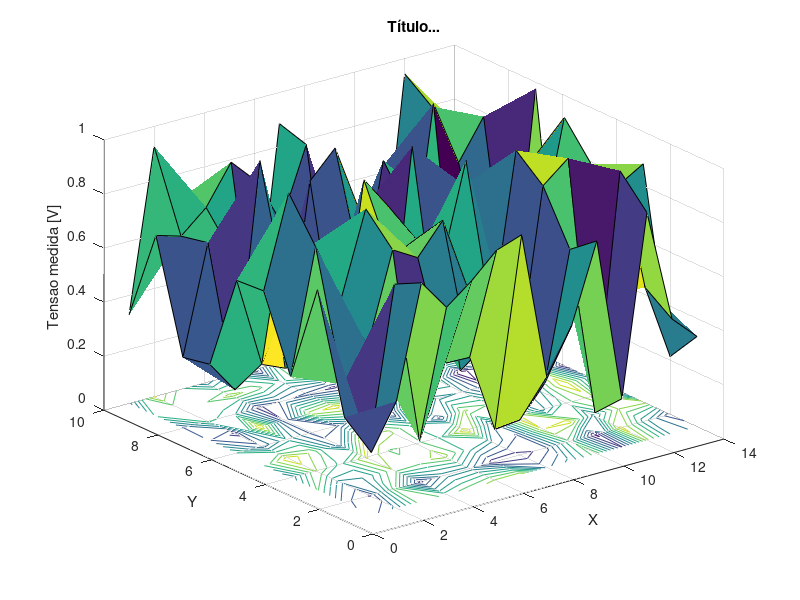
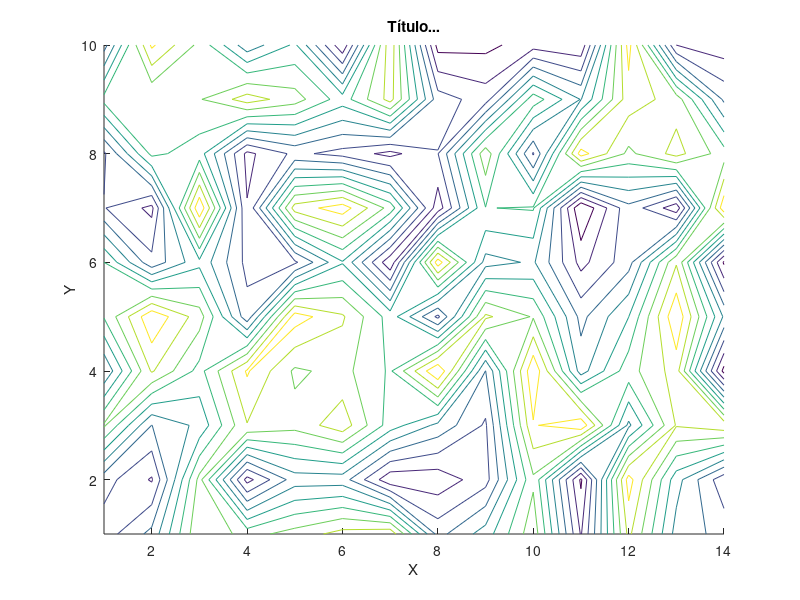
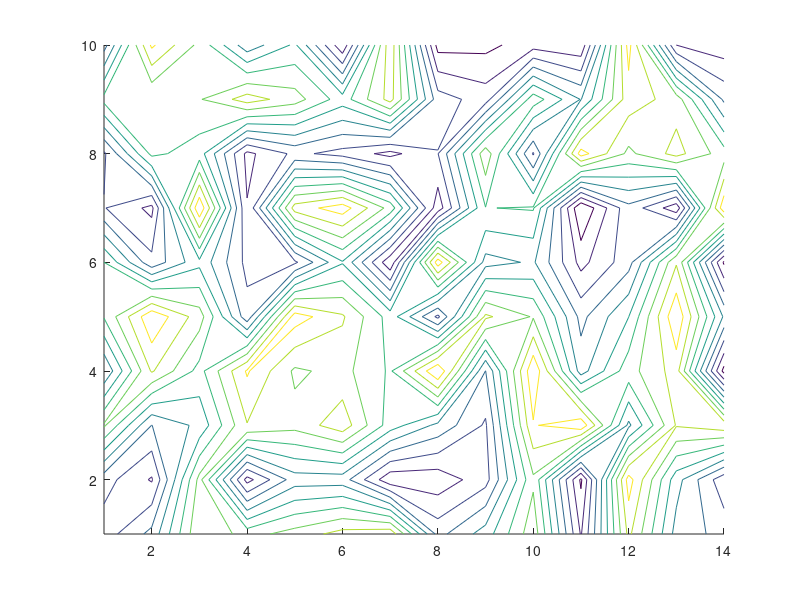

The MATLAB source for these figures, in order: (Note: this script raises an error after producing the figures.)
%--------------------------------------------------------------------------
% Este programa ...
% (Adicionar comentários sobre o que o programa faz.)
%-------------------------------------------------------------------------- 

clc;
close all;
clear;

%-------------------------------------------------------------------------- 
% Entrada de dados
%-------------------------------------------------------------------------- 

%Matriz com os potenciais elétricos medidos em cada ponto:
% P = [...];
%-------------------------------------------------------------------------- 

%-------------------------------------------------------------------------- 
% (Adicionar comentários sobre o que cada trecho do programa faz.)
%-------------------------------------------------------------------------- 
num_linhas = 10;
num_colunas = 14;
P = rand(num_linhas, num_colunas);
[X,Y] = meshgrid(1:num_colunas, 1:num_linhas); % [X,Y] Matriz das posicoes (eixos 'x' e 'y')

%[X,Y] = meshgrid(xgv,ygv) replicates the grid vectors xgv and ygv to
%produce a full grid. This grid is represented by the output coordinate
%arrays X and Y.
%The sizes of the output arrays are determined by the length of the
%grid vectors. For grid vectors xgv and ygv of length M and N respectively,
%X and Y will have N rows and M columns.
%-------------------------------------------------------------------------- 

%-------------------------------------------------------------------------- 
% Plota os resultados de potencial medidos
%--------------------------------------------------------------------------
surfc(X,Y,P); % Plota a superficie 3D ja com curvas de nivel

% surfc(X,Y,Z) uses Z for the color data and surface height. X and Y are
% vectors or matrices defining the x and y components of a surface.
% If X and Y are vectors, length(X) = n and length(Y) = m,
% where [m,n] = size(Z).
% In this case, the vertices of the surface faces are (X(j),
% Y(i), Z(i,j)) triples. To create X and Y matrices for arbitrary
% domains, use the meshgrid function.

xlabel('X');
ylabel('Y');
zlabel('Tensao medida [V]');
title('Título...');
%--------------------------------------------------------------------------

%-------------------------------------------------------------------------- 
% Prepara janela e plota as linhas equipotenciais
%--------------------------------------------------------------------------
figure                   % abre uma janela de figura
hold on                  % mantem a janela aberta para plotar
contour(X,Y,P); %Plota as curvas de nivel no intervalo em [v];

% A contour plot displays isolines of matrix Z.
% contour(Z) draws a contour plot of matrix Z, where Z is
% interpreted as heights with respect to the x-y plane. Z must
% be at least a 2-by-2 matrix that contains at least two different values.
% The number of contour lines and the values of the contour lines are
% chosen automatically based on the minimum and maximum values of Z.
%The ranges of the x- and y-axis are [1:n] and [1:m], where [m,n] = size(Z).

xlabel('X');
ylabel('Y');
title('Título...');
%--------------------------------------------------------------------------

%--------------------------------------------------------------------------
% Prepara janela e plota o campo eletrico
%--------------------------------------------------------------------------
figure                   % abre uma janela de figura
hold on                  % mantem a janela aberta para plotar
contour(X,Y,P);   % Plota novamente as linhas equipoteciais na nova janela

[Dx,Dy] = gradient(P); % Na matriz de duas colunas [Dx,Dy], a coluna Dx
% significa a diferencial em X, e Db significa a diferencial em Y,
% ou seja, cada linha da matriz [Dx,Dy] corresponde as
% componentes (x,y) de cada vetor gradiente.

% [FX,FY] = gradient(F) where F is a matrix returns the x and y components
% of the two-dimensional numerical gradient. FX corresponds to ∂F/∂x, the
% differences in x (horizontal) direction. FY corresponds to  ∂F/∂y, the
% differences in the y (vertical) direction. The
% spacing between points in each direction is assu
med to be one.

quiver(X,Y,-Dx,-Dy,1.0); % Plota na mesma janela das linhas equipotenciais
% os vetores do campo eletrico, em cada ponto (X,Y), com
% escala de 1.5 (opcional)

% quiver(x,y,u,v)  plots vectors as arrows at the coordinates specified 
% in each corresponding pair of elements in x and y.
% The matrices x, y, u, and v must all be the same size and contain 
% corresponding position and velocity components. However, x and y can
% also be vectors, as explained in the next section. By default, the
% arrows are scaled to just not overlap, but you can scale them to be
% longer or shorter if you want.

xlabel('X');
ylabel('Y');
title('Título...');